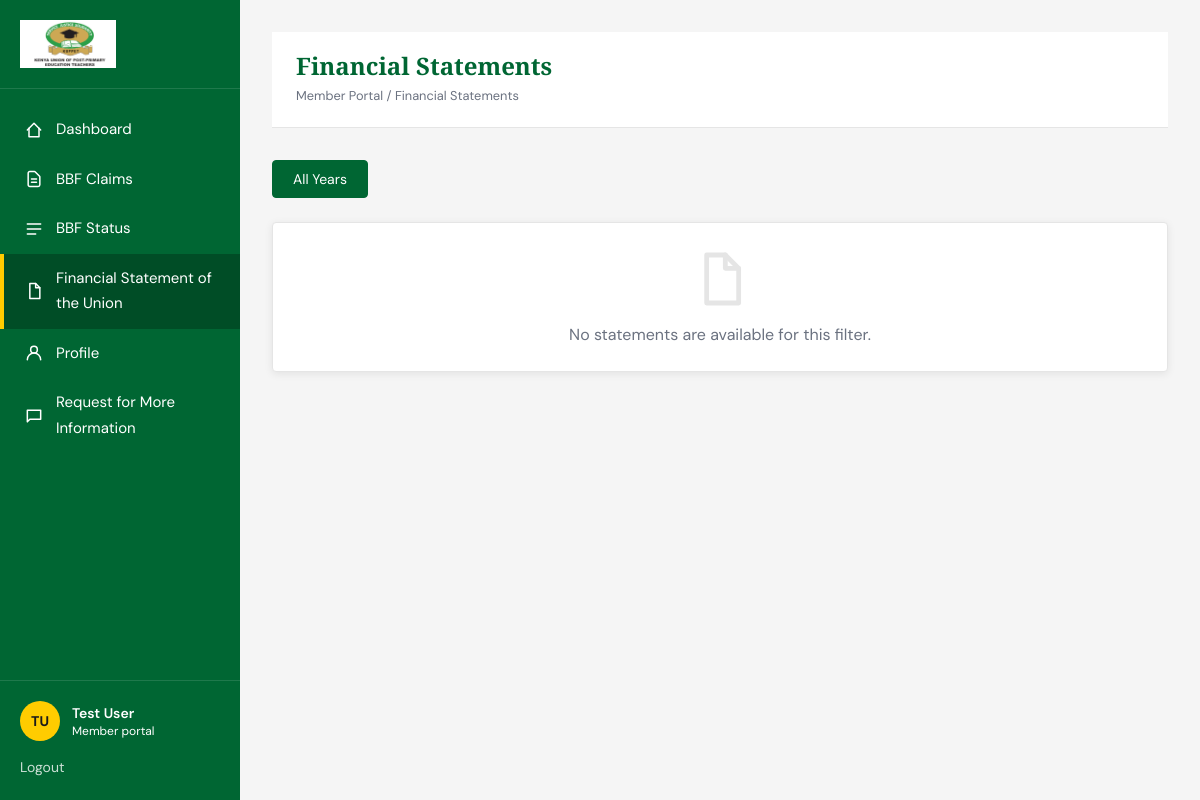
The app's page /dashboard/financials/ (signed in) with its own data.
### accounts/models.py (models this page shows, shortened)
class CustomUser(AbstractUser):
    tsc_number = models.CharField(max_length=50, unique=True)
    email = models.EmailField(_('email address'), unique=True, null=True, blank=True)
    phone_number = models.CharField(max_length=20, blank=True)
    sub_county = models.CharField(max_length=100, blank=True)
    school = models.CharField(max_length=150, blank=True)
    APPROVAL_STATUS_CHOICES = [
        ('PENDING', _('Pending Approval')),
        ('APPROVED', _('Approved')),
        ('REJECTED', _('Rejected')),
    ]
    approval_status = models.CharField(max_length=10, choices=APPROVAL_STATUS_CHOICES, default='PENDING')
    approval_date = models.DateTimeField(null=True, blank=True)
    approved_by = models.ForeignKey(
        'self',
        on_delete=models.SET_NULL,
        null=True,
        blank=True,
        related_name='approved_users'
    )
    totp_secret = models.CharField(max_length=16, blank=True)
    totp_enabled = models.BooleanField(default=False)
    is_subcounty_rep = models.BooleanField(default=False)
    is_county_rep = models.BooleanField(default=False)
    username = None
    USERNAME_FIELD = 'tsc_number' # Use TSC number for login
    REQUIRED_FIELDS = ['email']
    objects = CustomUserManager()

### dashboard/views.py (the view)
# urls.py: path('financials/', views.FinancialsView.as_view(), name='financials'),
class FinancialsView(LoginRequiredMixin, TemplateView):
    template_name = "dashboard/financials.html"
    login_url = reverse_lazy("login")
    def get_context_data(self, **kwargs):
        context = super().get_context_data(**kwargs)
        all_statements = FinancialStatement.objects.all().order_by("-fiscal_year", "-uploaded_at")
        years = list(all_statements.values_list("fiscal_year", flat=True).distinct())
        selected_year = self.request.GET.get("year", "")
        statements = all_statements.filter(fiscal_year=selected_year) if selected_year else all_statements
        context["financial_statements"] = statements
        context["years"] = years
        context["selected_year"] = selected_year
        return context

### core/bbf_contacts.py (called while the page is built)
def _build_bec_lookup():
    lookup = {}
    for member in BECMember.objects.all():
        normalized = member.title.strip().lower()
        lookup[normalized] = member
    for title, aliases in TITLE_ALIASES.items():
        primary = lookup.get(title.lower())
        if primary:
            continue
        for alias in aliases:
            alias_match = lookup.get(alias.lower())
            if alias_match:
                lookup[title.lower()] = alias_match
                break
    return lookup

def get_bbf_contacts():
    bec_lookup = _build_bec_lookup()
    contacts = []
    for contact in CONTACT_DIRECTORY:
        bec_member = bec_lookup.get(contact["title"].lower())
        local_phone = contact["phone"]
        tel_phone = local_phone[1:] if local_phone.startswith("0") else local_phone
        contacts.append(
            {
                **contact,
                "holder_name": bec_member.name if bec_member else "",
                "tel_phone": tel_phone,
            }
        )
    return contacts

### dashboard/context_processors.py (called while the page is built)
def bbf_contacts(request):
    return {"contact_list": get_bbf_contacts()}

### templates/dashboard/financials.html (shortened to what this page needs)
{% extends 'dashboard/base_dashboard.html' %}
{% block dashboard_title %}Financial Statements{% endblock %}
{% block dashboard_breadcrumb %}Member Portal / Financial Statements{% endblock %}
{% block dashboard_content %}
<div class="tabs">
    <a href="{% url 'financials' %}" class="tab-link {% if not selected_year %}is-active{% endif %}">All Years</a>
</div>
<section class="dashboard-card">
    {% if financial_statements %}
        {% for statement in financial_statements %}
            <div class="statement-row">
                <div class="statement-row__meta">
                    <p class="statement-row__title">{{ statement.title }}</p>
                    <p class="statement-row__detail">
                        {{ statement.fiscal_year }}
                        <span class="mx-2">•</span>
                        <span class="statement-row__size">{{ statement.file.size|filesizeformat }}</span>
                    </p>
                </div>
                <a href="{{ statement.file.url }}" class="text-link">Download PDF</a>
            </div>
        {% endfor %}
    {% else %}
        <div class="empty-state border-0 p-0 shadow-none">
            <svg fill="none" stroke="currentColor" viewBox="0 0 24 24" aria-hidden="true">
                <path stroke-linecap="round" stroke-linejoin="round" stroke-width="1.8" d="M7 3h7l5 5v13H7z"></path>
                <path stroke-linecap="round" stroke-linejoin="round" stroke-width="1.8" d="M14 3v5h5"></path>
            </svg>
            <p>No statements are available for this filter.</p>
        </div>
    {% endif %}
</section>
{% endblock %}

### templates/dashboard/base_dashboard.html (shortened to what this page needs)
{% extends 'base.html' %}
{% load static %}
{% block body_class %}dashboard-body{% endblock %}
{% block site_shell %}
<div class="dashboard-shell">
    <aside class="dashboard-sidebar" id="dashboard-sidebar">
        <div class="dashboard-sidebar__logo">
            <a href="{% url 'dashboard' %}">
                <img src="{% static 'images/kuppet.png' %}" alt="KUPPET Siaya Branch logo">
            </a>
        </div>
        <nav class="dashboard-nav" aria-label="Dashboard navigation">
            <a href="{% url 'dashboard' %}" class="dashboard-nav-link {% if request.resolver_match.url_name == 'dashboard' %}is-active{% endif %}">
                <svg class="dashboard-nav-icon" fill="none" stroke="currentColor" viewBox="0 0 24 24" aria-hidden="true">
                    <path stroke-linecap="round" stroke-linejoin="round" stroke-width="1.8" d="M4 12l8-8 8 8"></path>
                    <path stroke-linecap="round" stroke-linejoin="round" stroke-width="1.8" d="M6 10v10h12V10"></path>
                </svg>
                <span class="dashboard-nav-label">Dashboard</span>
            </a>
            <a href="{% url 'bbf_claims' %}" class="dashboard-nav-link ">
                <svg class="dashboard-nav-icon" fill="none" stroke="currentColor" viewBox="0 0 24 24" aria-hidden="true">
                    <path stroke-linecap="round" stroke-linejoin="round" stroke-width="1.8" d="M9 12h6m-6 4h6m2 5H7a2 2 0 01-2-2V5a2 2 0 012-2h5.586a1 1 0 01.707.293l5.414 5.414a1 1 0 01.293.707V19a2 2 0 01-2 2z"></path>
                </svg>
                <span class="dashboard-nav-label">BBF Claims</span>
            </a>
            <a href="{% url 'bbf_status' %}" class="dashboard-nav-link {% if request.resolver_match.url_name == 'bbf_status' %}is-active{% endif %}">
                <svg class="dashboard-nav-icon" fill="none" stroke="currentColor" viewBox="0 0 24 24" aria-hidden="true">
                    <path stroke-linecap="round" stroke-linejoin="round" stroke-width="1.8" d="M4 6h16M4 12h16M4 18h10"></path>
                </svg>
                <span class="dashboard-nav-label">BBF Status</span>
            </a>
            <a href="{% url 'financials' %}" class="dashboard-nav-link {% if request.resolver_match.url_name == 'financials' %}is-active{% endif %}">
                <svg class="dashboard-nav-icon" fill="none" stroke="currentColor" viewBox="0 0 24 24" aria-hidden="true">
                    <path stroke-linecap="round" stroke-linejoin="round" stroke-width="1.8" d="M7 3h7l5 5v13H7z"></path>
                    <path stroke-linecap="round" stroke-linejoin="round" stroke-width="1.8" d="M14 3v5h5"></path>
                </svg>
                <span class="dashboard-nav-label">Financial Statement of the Union</span>
            </a>
            <a href="{% url 'profile' %}" class="dashboard-nav-link {% if request.resolver_match.url_name == 'profile' %}is-active{% endif %}">
                <span class="dashboard-nav-label">Profile</span>
            </a>
            <a href="{% url 'support' %}" class="dashboard-nav-link {% if request.resolver_match.url_name == 'support' %}is-active{% endif %}">
                <svg class="dashboard-nav-icon" fill="none" stroke="currentColor" viewBox="0 0 24 24" aria-hidden="true">
                    <path stroke-linecap="round" stroke-linejoin="round" stroke-width="1.8" d="M4 5h16v11H7l-3 3V5z"></path>
                </svg>
                <span class="dashboard-nav-label">Request for More Information</span>
            </a>
        </nav>
        <div class="dashboard-sidebar__footer">
            <div class="mb-3 flex items-center gap-3">
                <span class="avatar-badge">{{ user.first_name|default:user.tsc_number|slice:":1" }}{{ user.last_name|slice:":1" }}</span>
                <div class="dashboard-sidebar__footer-text">
                    <p class="text-sm font-semibold">{{ user.get_full_name|default:user.tsc_number }}</p>
                    <p class="text-xs text-white/70">Member portal</p>
                </div>
            </div>
            <a href="{% url 'logout' %}" class="text-sm text-white/80 hover:text-white hover:underline">Logout</a>
        </div>
    </aside>
    <main class="dashboard-main">
        <div class="dashboard-main__inner">
            <div class="dashboard-heading-bar">
                <div class="flex items-start gap-4">
                    <div>
                        <h1>{% block dashboard_title %}Member Dashboard{% endblock %}</h1>
                        <p class="dashboard-breadcrumb">{% block dashboard_breadcrumb %}Member Portal{% endblock %}</p>
                    </div>
                </div>
            </div>
            {% block dashboard_content %}{% endblock %}
        </div>
    </main>
</div>
{% endblock %}

### records on screen
CustomUser: first_name "T", last_name "U", get_full_name "Test User"
